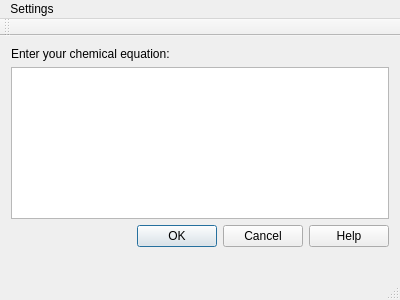
<?xml version="1.0" encoding="UTF-8"?>
<ui version="4.0">
 <class>MainWindow</class>
 <widget class="QMainWindow" name="MainWindow">
  <property name="geometry">
   <rect>
    <x>0</x>
    <y>0</y>
    <width>400</width>
    <height>300</height>
   </rect>
  </property>
  <property name="windowTitle">
   <string>MainWindow</string>
  </property>
  <widget class="QWidget" name="centralWidget">
   <layout class="QVBoxLayout" name="verticalLayout">
    <item>
     <widget class="QLabel" name="instructionLabel">
      <property name="text">
       <string>Enter your chemical equation:</string>
      </property>
     </widget>
    </item>
    <item>
     <widget class="QTextEdit" name="equationTextEdit">
      <property name="lineWrapMode">
       <enum>QTextEdit::NoWrap</enum>
      </property>
      <property name="acceptRichText">
       <bool>false</bool>
      </property>
     </widget>
    </item>
    <item>
     <widget class="QDialogButtonBox" name="buttonBox">
      <property name="standardButtons">
       <set>QDialogButtonBox::Cancel|QDialogButtonBox::Help|QDialogButtonBox::Ok</set>
      </property>
     </widget>
    </item>
    <item>
     <widget class="QLabel" name="environmentLabel">
      <property name="text">
       <string/>
      </property>
     </widget>
    </item>
   </layout>
  </widget>
  <widget class="QMenuBar" name="menuBar">
   <property name="geometry">
    <rect>
     <x>0</x>
     <y>0</y>
     <width>400</width>
     <height>23</height>
    </rect>
   </property>
   <widget class="QMenu" name="menuSettings">
    <property name="title">
     <string>Settings</string>
    </property>
    <addaction name="actionSetChemicalData"/>
    <addaction name="actionSetTemperature"/>
   </widget>
   <addaction name="menuSettings"/>
  </widget>
  <widget class="QToolBar" name="mainToolBar">
   <attribute name="toolBarArea">
    <enum>TopToolBarArea</enum>
   </attribute>
   <attribute name="toolBarBreak">
    <bool>false</bool>
   </attribute>
  </widget>
  <widget class="QStatusBar" name="statusBar"/>
  <action name="actionSetChemicalData">
   <property name="text">
    <string>Set Chemical Data</string>
   </property>
  </action>
  <action name="actionSetTemperature">
   <property name="text">
    <string>Set Temperature</string>
   </property>
  </action>
 </widget>
 <layoutdefault spacing="6" margin="11"/>
 <resources/>
 <connections/>
</ui>
